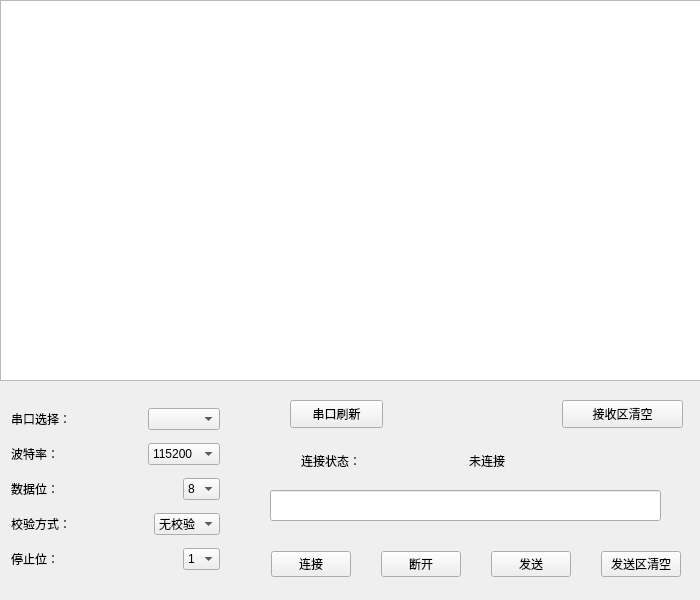
<?xml version="1.0" encoding="UTF-8"?>
<ui version="4.0">
 <class>Widget</class>
 <widget class="QWidget" name="Widget">
  <property name="geometry">
   <rect>
    <x>0</x>
    <y>0</y>
    <width>700</width>
    <height>600</height>
   </rect>
  </property>
  <property name="minimumSize">
   <size>
    <width>700</width>
    <height>600</height>
   </size>
  </property>
  <property name="maximumSize">
   <size>
    <width>700</width>
    <height>600</height>
   </size>
  </property>
  <property name="windowTitle">
   <string>串口助手</string>
  </property>
  <widget class="QPlainTextEdit" name="readText">
   <property name="geometry">
    <rect>
     <x>0</x>
     <y>0</y>
     <width>971</width>
     <height>381</height>
    </rect>
   </property>
   <property name="styleSheet">
    <string notr="true">font: 12pt &quot;黑体&quot;;</string>
   </property>
   <property name="readOnly">
    <bool>true</bool>
   </property>
  </widget>
  <widget class="QLineEdit" name="writeText">
   <property name="geometry">
    <rect>
     <x>270</x>
     <y>490</y>
     <width>391</width>
     <height>31</height>
    </rect>
   </property>
   <property name="styleSheet">
    <string notr="true">font: 12pt &quot;黑体&quot;;</string>
   </property>
  </widget>
  <widget class="QPushButton" name="pushButton_5">
   <property name="geometry">
    <rect>
     <x>290</x>
     <y>400</y>
     <width>93</width>
     <height>28</height>
    </rect>
   </property>
   <property name="styleSheet">
    <string notr="true">font: 12pt &quot;黑体&quot;;</string>
   </property>
   <property name="text">
    <string>串口刷新</string>
   </property>
  </widget>
  <widget class="QWidget" name="layoutWidget">
   <property name="geometry">
    <rect>
     <x>0</x>
     <y>390</y>
     <width>231</width>
     <height>201</height>
    </rect>
   </property>
   <layout class="QGridLayout" name="gridLayout">
    <item row="0" column="0">
     <layout class="QHBoxLayout" name="horizontalLayout">
      <item>
       <widget class="QLabel" name="label_2">
        <property name="styleSheet">
         <string notr="true">font: 12pt &quot;黑体&quot;;</string>
        </property>
        <property name="text">
         <string>串口选择：</string>
        </property>
       </widget>
      </item>
      <item>
       <spacer name="horizontalSpacer">
        <property name="orientation">
         <enum>Qt::Horizontal</enum>
        </property>
        <property name="sizeHint" stdset="0">
         <size>
          <width>40</width>
          <height>20</height>
         </size>
        </property>
       </spacer>
      </item>
      <item>
       <widget class="QComboBox" name="port">
        <property name="styleSheet">
         <string notr="true">font: 12pt &quot;黑体&quot;;</string>
        </property>
       </widget>
      </item>
     </layout>
    </item>
    <item row="1" column="0">
     <layout class="QHBoxLayout" name="horizontalLayout_2">
      <item>
       <widget class="QLabel" name="label_4">
        <property name="styleSheet">
         <string notr="true">font: 12pt &quot;黑体&quot;;</string>
        </property>
        <property name="text">
         <string>波特率：</string>
        </property>
       </widget>
      </item>
      <item>
       <spacer name="horizontalSpacer_2">
        <property name="orientation">
         <enum>Qt::Horizontal</enum>
        </property>
        <property name="sizeHint" stdset="0">
         <size>
          <width>40</width>
          <height>20</height>
         </size>
        </property>
       </spacer>
      </item>
      <item>
       <widget class="QComboBox" name="baudRate">
        <property name="styleSheet">
         <string notr="true">font: 12pt &quot;黑体&quot;;</string>
        </property>
        <item>
         <property name="text">
          <string>115200</string>
         </property>
        </item>
        <item>
         <property name="text">
          <string>57600</string>
         </property>
        </item>
        <item>
         <property name="text">
          <string>38400</string>
         </property>
        </item>
        <item>
         <property name="text">
          <string>19200</string>
         </property>
        </item>
        <item>
         <property name="text">
          <string>9600</string>
         </property>
        </item>
        <item>
         <property name="text">
          <string>4800</string>
         </property>
        </item>
        <item>
         <property name="text">
          <string>2400</string>
         </property>
        </item>
        <item>
         <property name="text">
          <string>1200</string>
         </property>
        </item>
       </widget>
      </item>
     </layout>
    </item>
    <item row="2" column="0">
     <layout class="QHBoxLayout" name="horizontalLayout_3">
      <item>
       <widget class="QLabel" name="label_3">
        <property name="styleSheet">
         <string notr="true">font: 12pt &quot;黑体&quot;;</string>
        </property>
        <property name="text">
         <string>数据位：</string>
        </property>
       </widget>
      </item>
      <item>
       <spacer name="horizontalSpacer_3">
        <property name="orientation">
         <enum>Qt::Horizontal</enum>
        </property>
        <property name="sizeHint" stdset="0">
         <size>
          <width>40</width>
          <height>20</height>
         </size>
        </property>
       </spacer>
      </item>
      <item>
       <widget class="QComboBox" name="dataBits">
        <property name="styleSheet">
         <string notr="true">font: 12pt &quot;黑体&quot;;</string>
        </property>
        <item>
         <property name="text">
          <string>8</string>
         </property>
        </item>
        <item>
         <property name="text">
          <string>7</string>
         </property>
        </item>
        <item>
         <property name="text">
          <string>6</string>
         </property>
        </item>
        <item>
         <property name="text">
          <string>5</string>
         </property>
        </item>
       </widget>
      </item>
     </layout>
    </item>
    <item row="3" column="0">
     <layout class="QHBoxLayout" name="horizontalLayout_4">
      <item>
       <widget class="QLabel" name="label_6">
        <property name="styleSheet">
         <string notr="true">font: 12pt &quot;黑体&quot;;</string>
        </property>
        <property name="text">
         <string>校验方式：</string>
        </property>
       </widget>
      </item>
      <item>
       <spacer name="horizontalSpacer_4">
        <property name="orientation">
         <enum>Qt::Horizontal</enum>
        </property>
        <property name="sizeHint" stdset="0">
         <size>
          <width>40</width>
          <height>20</height>
         </size>
        </property>
       </spacer>
      </item>
      <item>
       <widget class="QComboBox" name="check">
        <property name="styleSheet">
         <string notr="true">font: 12pt &quot;黑体&quot;;</string>
        </property>
        <item>
         <property name="text">
          <string>无校验</string>
         </property>
        </item>
        <item>
         <property name="text">
          <string>奇校验</string>
         </property>
        </item>
        <item>
         <property name="text">
          <string>偶校验</string>
         </property>
        </item>
       </widget>
      </item>
     </layout>
    </item>
    <item row="4" column="0">
     <layout class="QHBoxLayout" name="horizontalLayout_5">
      <item>
       <widget class="QLabel" name="label_5">
        <property name="styleSheet">
         <string notr="true">font: 12pt &quot;黑体&quot;;</string>
        </property>
        <property name="text">
         <string>停止位：</string>
        </property>
       </widget>
      </item>
      <item>
       <spacer name="horizontalSpacer_5">
        <property name="orientation">
         <enum>Qt::Horizontal</enum>
        </property>
        <property name="sizeHint" stdset="0">
         <size>
          <width>40</width>
          <height>20</height>
         </size>
        </property>
       </spacer>
      </item>
      <item>
       <widget class="QComboBox" name="StopBits">
        <property name="styleSheet">
         <string notr="true">font: 12pt &quot;黑体&quot;;</string>
        </property>
        <item>
         <property name="text">
          <string>1</string>
         </property>
        </item>
        <item>
         <property name="text">
          <string>2</string>
         </property>
        </item>
       </widget>
      </item>
     </layout>
    </item>
   </layout>
  </widget>
  <widget class="QWidget" name="layoutWidget">
   <property name="geometry">
    <rect>
     <x>260</x>
     <y>539</y>
     <width>432</width>
     <height>51</height>
    </rect>
   </property>
   <layout class="QHBoxLayout" name="horizontalLayout_6">
    <item>
     <widget class="QPushButton" name="pushButton">
      <property name="styleSheet">
       <string notr="true">font: 12pt &quot;黑体&quot;;</string>
      </property>
      <property name="text">
       <string>连接</string>
      </property>
     </widget>
    </item>
    <item>
     <spacer name="horizontalSpacer_6">
      <property name="orientation">
       <enum>Qt::Horizontal</enum>
      </property>
      <property name="sizeHint" stdset="0">
       <size>
        <width>40</width>
        <height>20</height>
       </size>
      </property>
     </spacer>
    </item>
    <item>
     <widget class="QPushButton" name="pushButton_2">
      <property name="styleSheet">
       <string notr="true">font: 12pt &quot;黑体&quot;;</string>
      </property>
      <property name="text">
       <string>断开</string>
      </property>
     </widget>
    </item>
    <item>
     <spacer name="horizontalSpacer_7">
      <property name="orientation">
       <enum>Qt::Horizontal</enum>
      </property>
      <property name="sizeHint" stdset="0">
       <size>
        <width>40</width>
        <height>20</height>
       </size>
      </property>
     </spacer>
    </item>
    <item>
     <widget class="QPushButton" name="pushButton_3">
      <property name="styleSheet">
       <string notr="true">font: 12pt &quot;黑体&quot;;</string>
      </property>
      <property name="text">
       <string>发送</string>
      </property>
     </widget>
    </item>
    <item>
     <spacer name="horizontalSpacer_8">
      <property name="orientation">
       <enum>Qt::Horizontal</enum>
      </property>
      <property name="sizeHint" stdset="0">
       <size>
        <width>40</width>
        <height>20</height>
       </size>
      </property>
     </spacer>
    </item>
    <item>
     <widget class="QPushButton" name="pushButton_4">
      <property name="styleSheet">
       <string notr="true">font: 12pt &quot;黑体&quot;;</string>
      </property>
      <property name="text">
       <string>发送区清空</string>
      </property>
     </widget>
    </item>
   </layout>
  </widget>
  <widget class="QWidget" name="layoutWidget">
   <property name="geometry">
    <rect>
     <x>290</x>
     <y>440</y>
     <width>351</width>
     <height>41</height>
    </rect>
   </property>
   <layout class="QHBoxLayout" name="horizontalLayout_7">
    <item>
     <widget class="QLabel" name="label">
      <property name="styleSheet">
       <string notr="true">font: 12pt &quot;黑体&quot;;</string>
      </property>
      <property name="text">
       <string>连接状态：</string>
      </property>
     </widget>
    </item>
    <item>
     <widget class="QLabel" name="link">
      <property name="styleSheet">
       <string notr="true">font: 12pt &quot;黑体&quot;;</string>
      </property>
      <property name="text">
       <string>未连接</string>
      </property>
     </widget>
    </item>
   </layout>
  </widget>
  <widget class="QPushButton" name="pushButton_6">
   <property name="geometry">
    <rect>
     <x>562</x>
     <y>400</y>
     <width>121</width>
     <height>28</height>
    </rect>
   </property>
   <property name="styleSheet">
    <string notr="true">font: 12pt &quot;黑体&quot;;</string>
   </property>
   <property name="text">
    <string>接收区清空</string>
   </property>
  </widget>
 </widget>
 <layoutdefault spacing="6" margin="11"/>
 <resources/>
 <connections/>
</ui>
